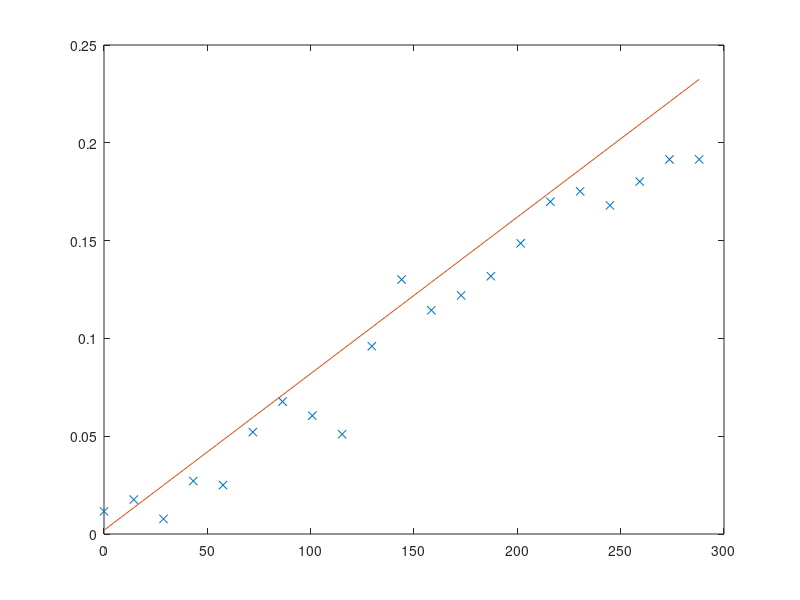

MATLAB code for this plot:
pos100=(0:0.05:1)*288;

k100e=[   0.0116
    0.0176
    0.0077
    0.0271
    0.0250
    0.0521
    0.0677
    0.0605
    0.0510
    0.0960
    0.1301
    0.1144
    0.1220
    0.1318
    0.1486
    0.1699
    0.1752
    0.1680
    0.1802
    0.1915
    0.1915];

% pos100 -> eixo x (instante)
% k100e  -> eixo y (saida)
%{
X -> matriz
x -> valores no eixo x
y -> valores no eixo y

y_vetor = X * theta_vetor
|y1| = | 1 x1 | * |theta1|
|y2|   | 1 x2 |   |theta2|
|y3|   | 1 x3 |
...       ...
|yn|   | 1 xn |

W = matriz dos pesos (importancia)
Wi,i = importancia da i-esima amostra (quanto maior, mais importa)
| w1 0  0 ...  0|
| 0  w2 0 ...  0|
|      ...      |
| 0  0  0 ... wn|

theta_vetor = (X_t * W * X)^-1 * X_t * W *y
theta_vetor = |theta1|
              |theta2|

y_mqp = theta1 + theta2 * x

%}
x1 = ones(21,1); %(vetor coluna)

X = [x1 pos100']; % pos100-> transforma em vetor coluna

y = k100e; % (vetor coluna)

% ex.: amostras 10 e 11 com peso 100
w1 = ones(21,1);
w1(10:11) = [100;100];
W = diag(w1);

% ' = transposto
% theta_vetor = (X_t * W * X)^-1 * X_t * W *y
Theta = inv(X' * W * X) * X' * W * y; 

y_mq = Theta(1) + Theta(2)*pos100; % y_mq = theta1 + theta2 * x

plot(pos100,y,'x', pos100,y_mq)

